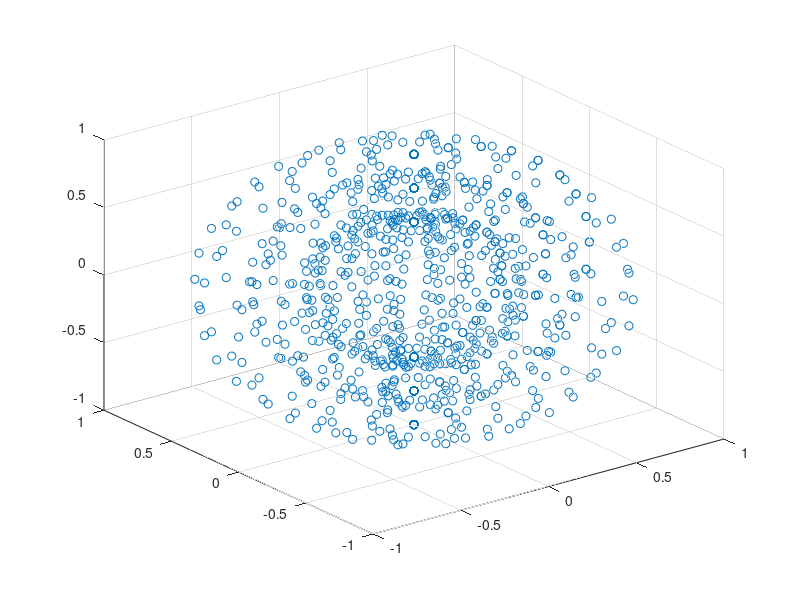

This chart was generated by the following MATLAB code:
figure
[X,Y,Z] = sphere(16);
x = [0.5*X(:); 0.75*X(:); X(:)];
y = [0.5*Y(:); 0.75*Y(:); Y(:)];
z = [0.5*Z(:); 0.75*Z(:); Z(:)];
scatter3(x,y,z)
